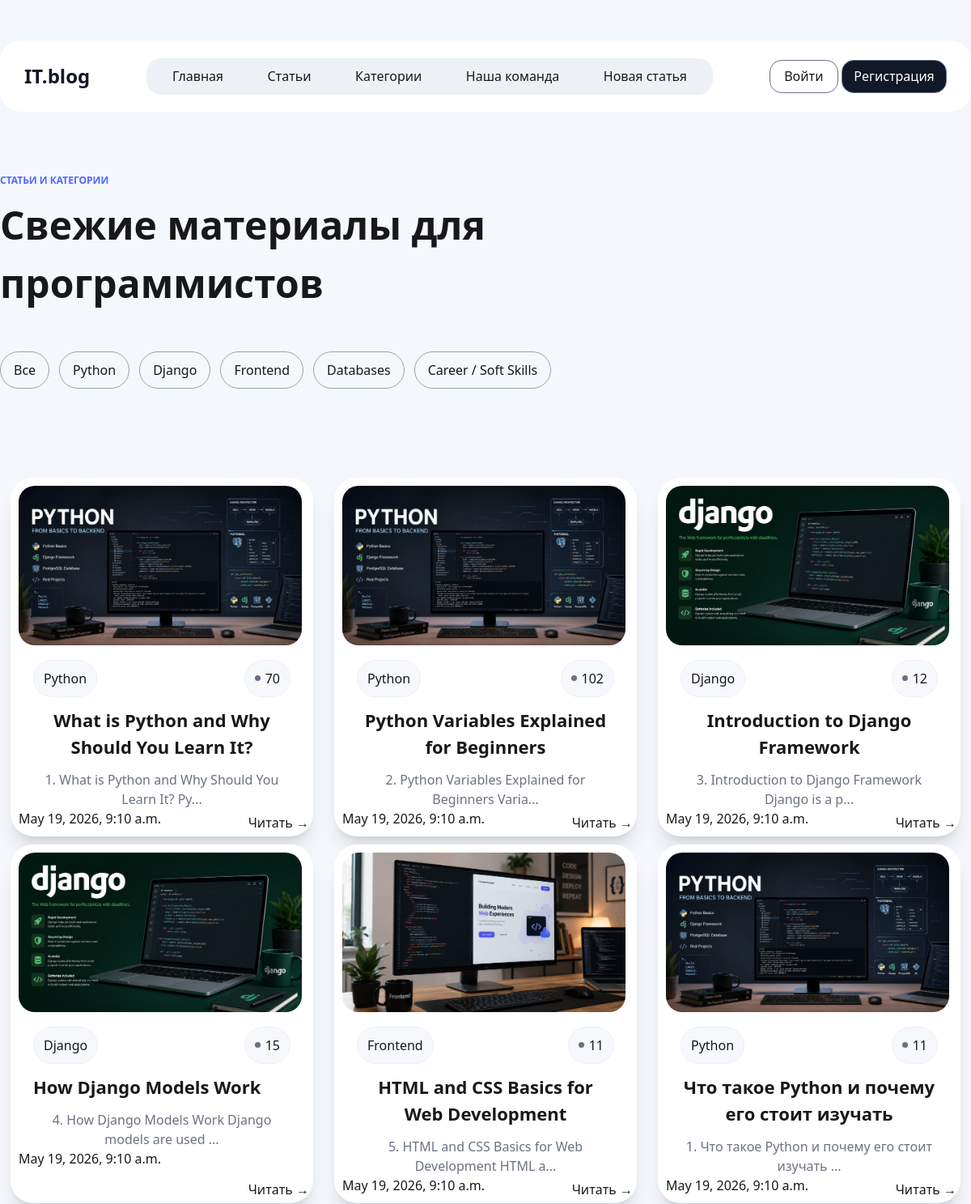
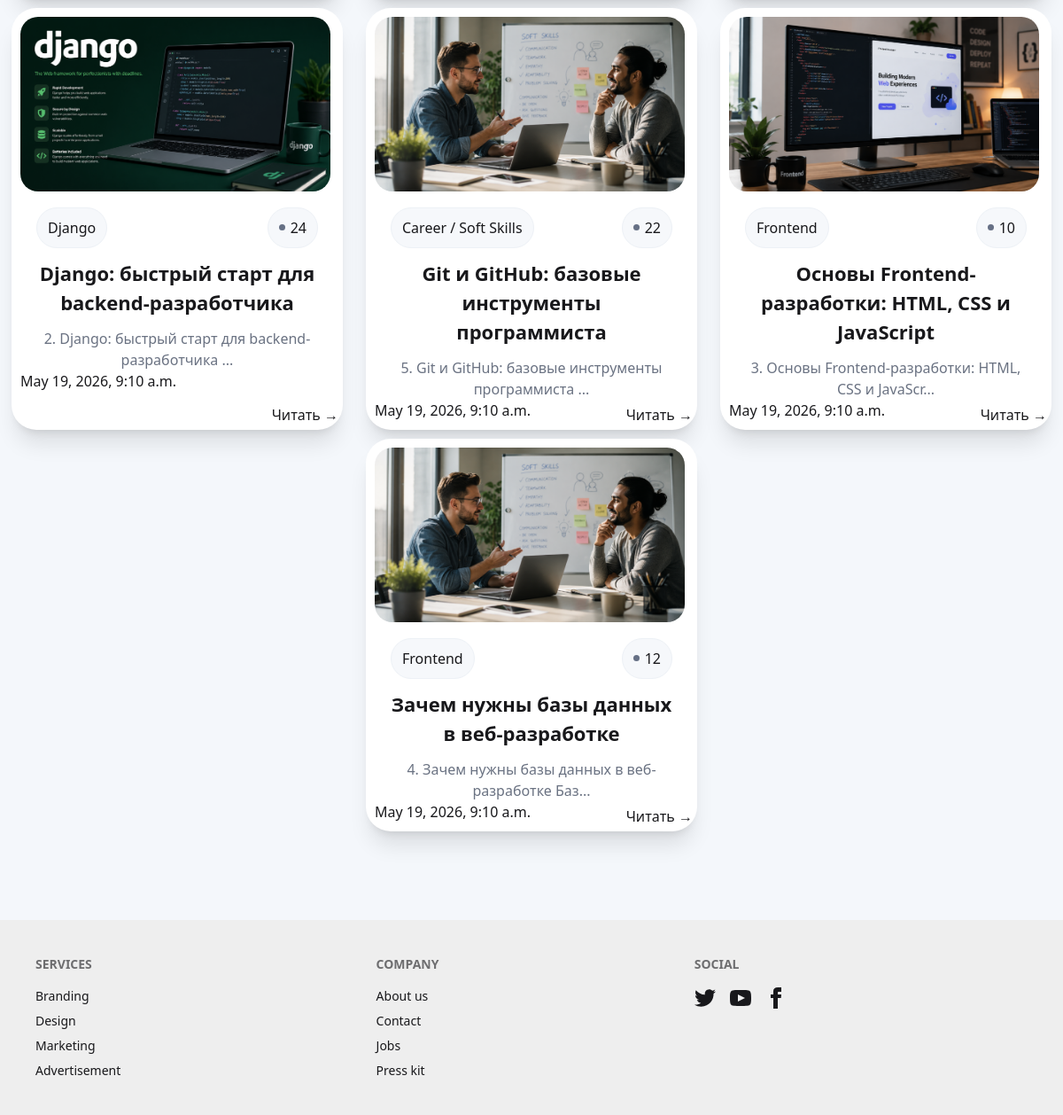
The page / on the database its author committed (2 pictures, top to bottom).
### blog/models.py (models this page shows, shortened)
class Category(models.Model):
    title = models.CharField(max_length=250, null=True, blank=True)
    def __str__(self):
        return self.title

class Articles(models.Model):
    title = models.CharField(max_length=255, null=False, blank=False)
    description = models.TextField(null=False, blank=False)
    view = models.IntegerField(default=10, null=False, blank=False)
    category = models.ForeignKey(to=Category, on_delete=models.CASCADE, null=True, blank=True)
    image = models.ImageField(upload_to='articles', null=True, blank=True)
    slug = models.SlugField(unique=True, null=True, blank=True)
    created_at = models.DateTimeField(auto_now_add=True) # type: ignore

### blog/views.py (the view)
# urls.py: path('', home, name='home'), # type: ignore
def home(request):
    articles = Articles.objects.all()
    categories = Category.objects.all()
    context = {'articles': articles, 'categories': categories}
    return render(request, 'index.html', context=context)

### blog/templates/index.html
{% extends 'base.html' %}
{% load static %}
{% block content %}
   {% include './components/hero.html' %}
   {% include './components/categories.html' %}
<div class="flex justify-around flex-wrap align-center max-w[1200px] m-auto mt-[100px] ">
    {% for i in articles %}
    <div class="relative w-[374px] min-h-[430px] rounded-[28px] mt-[10px] bg-white shadow-xl rounded-[20px] p-[10px] text-center">
        {% if i.image %}
            <img class="w-[350px] rounded-[20px]" src="{{ i.image.url }}" alt="">
        {% endif %}
        <div class="flex justify-between mt-[18px] mb-[12px] px-[18px]">
            <p class="px-[12px] py-[10px] border bg-[#F6F8FB] border-[#EDF1F6] rounded-[999px]">{{ i.category }}</p>
            <p class="px-[12px] py-[10px] border bg-[#F6F8FB] border-[#EDF1F6] rounded-[999px] flex items-center gap-[6px]"> <img src="/media/krug.svg" alt="error"> {{ i.view }}</p>
        </div>
        <div class="flex flex-col gap-[12px]  items-start px-[18px] ">
            <h2 class="text-[22px] font-bold">{{ i.title }}</h2>
            <p class="text-gray-500">{{ i.description | slice:":50" }}...</p>
        </div>
        <div class="flex items-center">
            <p>{{ i.created_at }}</p>
            <button class=" absolute bottom-[5px] right-[5px]"><a href="{% url 'slug-detail' i.slug %}">Читать →</a></button>
        </div>
    </div>
    {% endfor %}
</div>
{% endblock %}

### blog/templates/components/categories.html
<div class="w-full">
    <div class="max-w-[1240px] m-auto flex flex-wrap gap-3 mt-12 justify-start">
        <a href="{% url 'home' %}" class=" cursor-pointer py-[10px] px-[16px] border border-1 border-gray-400 rounded-[25px] hover:bg-[#111827] hover:text-white transition-all duration-300">Все</a>
        {% for category in categories %}
        <a href="{% url 'category' category.id %}" class="py-[10px] px-[16px] border border-1 border-gray-400 rounded-[25px] hover:bg-[#111827] hover:text-white transition-all duration-300">
            {{ category.title }}
        </a>
        {% endfor %}
    </div>
</div>

### templates/base.html (style rules this page uses)
body { background-color: #F4F7FB; }

### rows shown on the page
Category: title "Python"
Category: title "Django"
Category: title "Frontend"
Category: title "Databases"
Category: title "Career / Soft Skills"
Articles: image (picture), category "Python", view "70", title "What is Python and Why Should You Learn It?", description "1. What is Python and Why Should You Learn It? Py", created_at "May 19, 2026, 9:10 a.m."
Articles: image (picture), category "Python", view "102", title "Python Variables Explained for Beginners", description "2. Python Variables Explained for Beginners Varia", created_at "May 19, 2026, 9:10 a.m."
Articles: image (picture), category "Django", view "12", title "Introduction to Django Framework", description "3. Introduction to Django Framework Django is a p", created_at "May 19, 2026, 9:10 a.m."
Articles: image (picture), category "Django", view "15", title "How Django Models Work", description "4. How Django Models Work Django models are used", created_at "May 19, 2026, 9:10 a.m."
Articles: image (picture), category "Frontend", view "11", title "HTML and CSS Basics for Web Development", description "5. HTML and CSS Basics for Web Development HTML a", created_at "May 19, 2026, 9:10 a.m."
Articles: image (picture), category "Python", view "11", title "Что такое Python и почему его стоит изучать", description "1. Что такое Python и почему его стоит изучать", created_at "May 19, 2026, 9:10 a.m."
Articles: image (picture), category "Django", view "24", title "Django: быстрый старт для backend-разработчика", description "2. Django: быстрый старт для backend-разработчика", created_at "May 19, 2026, 9:10 a.m."
Articles: image (picture), category "Career / Soft Skills", view "22", title "Git и GitHub: базовые инструменты программиста", description "5. Git и GitHub: базовые инструменты программиста", created_at "May 19, 2026, 9:10 a.m."
Articles: image (picture), category "Frontend", view "10", title "Основы Frontend-разработки: HTML, CSS и JavaScript", description "3. Основы Frontend-разработки: HTML, CSS и JavaScr", created_at "May 19, 2026, 9:10 a.m."
Articles: image (picture), category "Frontend", view "12", title "Зачем нужны базы данных в веб-разработке", description "4. Зачем нужны базы данных в веб-разработке Баз", created_at "May 19, 2026, 9:10 a.m."
